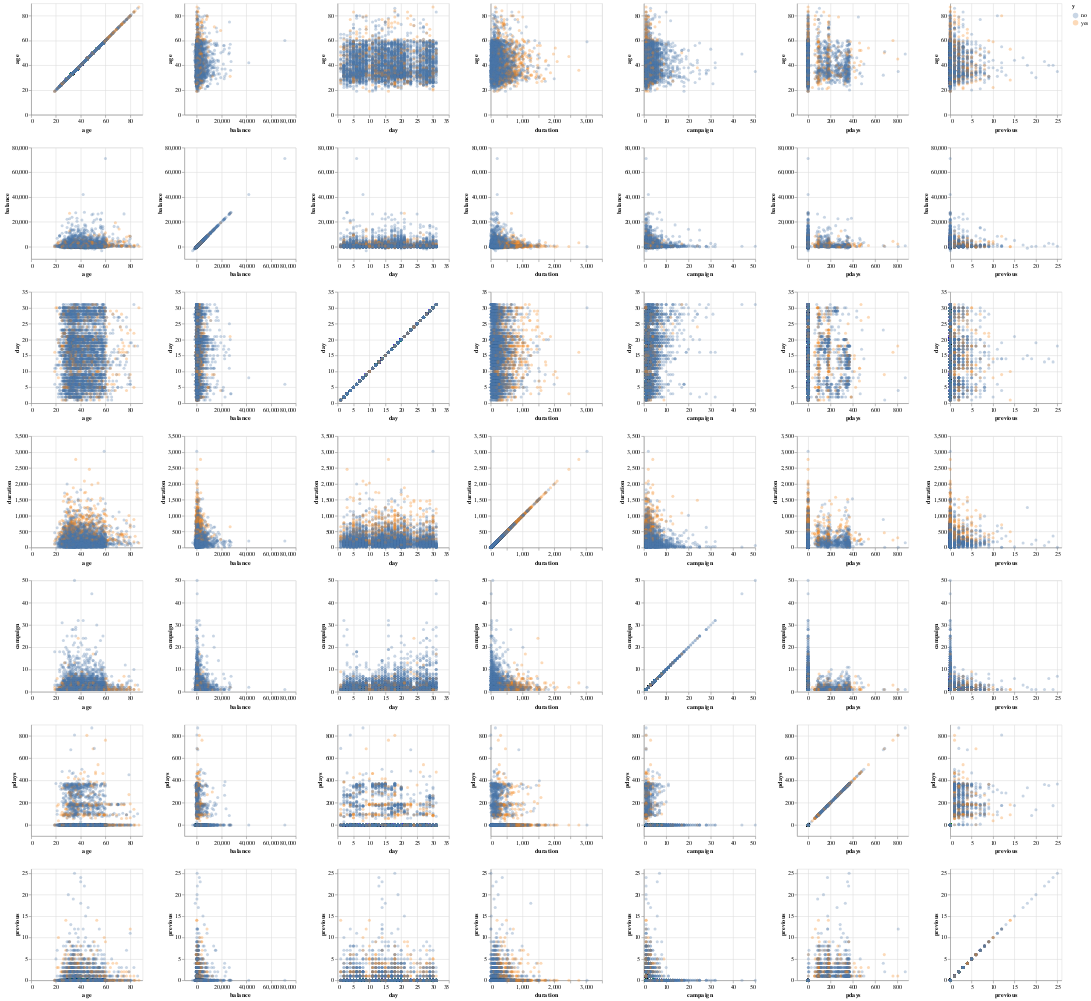

Source (notebook cell):
### Code cell
my_plot

### Figure 1 — Vega-Lite specification as saved in the notebook (floating-point values rounded to 4 significant figures; data arrays with more than 128 entries replaced by an {"elided": "..."} marker saying what was removed)
{"config": {"background": "white", "view": {"continuousWidth": 400, "continuousHeight": 300}}, "repeat": {"column": ["age", "balance", "day", "duration", "campaign", "pdays", "previous"], "row": ["age", "balance", "day", "duration", "campaign", "pdays", "previous"]}, "spec": {"data": {"name": "data-92f70e9a22bfed34998462bb58e744a3"}, "mark": {"type": "circle", "opacity": 0.3}, "encoding": {"color": {"type": "nominal", "field": "y"}, "x": {"type": "quantitative", "field": {"repeat": "column"}}, "y": {"type": "quantitative", "field": {"repeat": "row"}}}, "height": 200, "width": 200}, "$schema": "https://vega.github.io/schema/vega-lite/v4.0.2.json", "datasets": {"data-92f70e9a22bfed34998462bb58e744a3": {"elided": "4521 records"}}}
